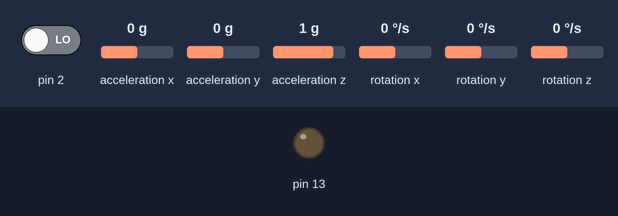
A sketch run on a simulated Arduino Uno, built with avr-gcc and run on an emulated ATmega328P. Parts: output pins drawn as LEDs (lit = HIGH). Dashed ring = blinking. The inputs (shaded band) are chosen by the test bench; at power-on: pin 2 LOW, acceleration x 0 g, acceleration y 0 g, acceleration z 1 g, rotation x 0 °/s, rotation y 0 °/s, rotation z 0 °/s. The sensor or clock chip raises its interrupt line as the real part does; what the sketch prints to the serial monitor is not drawn.

Above: at 0.1 s.
At 0.66 s:
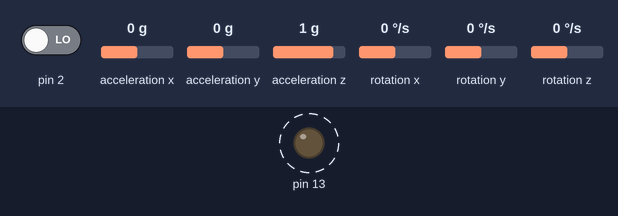
Timing chart, 0 to 3.5 s (numbered marks = the images above):
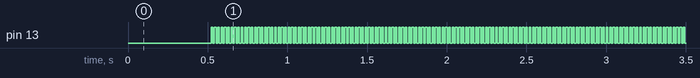

Measured:
- by itself, pin 13: alternates HIGH for 0.01 s and LOW for 0.01 s

The sketch:

MPU6050_calibration.ino
```cpp
// Arduino sketch that returns calibration offsets for MPU6050 //   Version 1.1  (31th January 2014)
// Done by Luis RÃƒÂ³denas <luisrodenaslorda@gmail.com>
// Based on the I2Cdev library and previous work by Jeff Rowberg <jeff@rowberg.net>
// Updates (of the library) should (hopefully) always be available at https://github.com/jrowberg/i2cdevlib

// These offsets were meant to calibrate MPU6050's internal DMP, but can be also useful for reading sensors.
// The effect of temperature has not been taken into account so I can't promise that it will work if you
// calibrate indoors and then use it outdoors. Best is to calibrate and use at the same room temperature.

/* ==========  LICENSE  ==================================
 I2Cdev device library code is placed under the MIT license
 Copyright (c) 2011 Jeff Rowberg

 Permission is hereby granted, free of charge, to any person obtaining a copy
 of this software and associated documentation files (the "Software"), to deal
 in the Software without restriction, including without limitation the rights
 to use, copy, modify, merge, publish, distribute, sublicense, and/or sell
 copies of the Software, and to permit persons to whom the Software is
 furnished to do so, subject to the following conditions:

 The above copyright notice and this permission notice shall be included in
 all copies or substantial portions of the Software.

 THE SOFTWARE IS PROVIDED "AS IS", WITHOUT WARRANTY OF ANY KIND, EXPRESS OR
 IMPLIED, INCLUDING BUT NOT LIMITED TO THE WARRANTIES OF MERCHANTABILITY,
 FITNESS FOR A PARTICULAR PURPOSE AND NONINFRINGEMENT. IN NO EVENT SHALL THE
 AUTHORS OR COPYRIGHT HOLDERS BE LIABLE FOR ANY CLAIM, DAMAGES OR OTHER
 LIABILITY, WHETHER IN AN ACTION OF CONTRACT, TORT OR OTHERWISE, ARISING FROM,
 OUT OF OR IN CONNECTION WITH THE SOFTWARE OR THE USE OR OTHER DEALINGS IN
 THE SOFTWARE.
 =========================================================
 */

// I2Cdev and MPU6050 must be installed as libraries
#include "I2Cdev.h"
#include "MPU6050.h"
#include "Wire.h"

///////////////////////////////////   CONFIGURATION   /////////////////////////////
//Change this 3 variables if you want to fine tune the skecth to your needs.
int buffersize=1000;     //Amount of readings used to average, make it higher to get more precision but sketch will be slower  (default:1000)
int acel_deadzone=8;     //Acelerometer error allowed, make it lower to get more precision, but sketch may not converge  (default:8)
int giro_deadzone=1;     //Giro error allowed, make it lower to get more precision, but sketch may not converge  (default:1)

// default I2C address is 0x68
// specific I2C addresses may be passed as a parameter here
// AD0 low = 0x68 (default for InvenSense evaluation board)
// AD0 high = 0x69
//MPU6050 accelgyro;
MPU6050 accelgyro(0x68); // <-- use for AD0 high

int16_t ax, ay, az,gx, gy, gz;

int mean_ax,mean_ay,mean_az,mean_gx,mean_gy,mean_gz,state=0;
int ax_offset,ay_offset,az_offset,gx_offset,gy_offset,gz_offset;

///////////////////////////////////   SETUP   ////////////////////////////////////
void setupCalibration() {
  // join I2C bus (I2Cdev library doesn't do this automatically)
  Wire.begin();
  // COMMENT NEXT LINE IF YOU ARE USING ARDUINO DUE
  //TWBR = 24; // 400kHz I2C clock (200kHz if CPU is 8MHz). Leonardo measured 250kHz.

  // initialize serial communication
  Serial.begin(115200);

  // initialize device
  accelgyro.initialize();

  // verify connection
  Serial.println(accelgyro.testConnection() ? 0 : 1);
  delay(1000);
  // reset offsets
  accelgyro.setXAccelOffset(0);
  accelgyro.setYAccelOffset(0);
  accelgyro.setZAccelOffset(0);
  accelgyro.setXGyroOffset(0);
  accelgyro.setYGyroOffset(0);
  accelgyro.setZGyroOffset(0);
}

///////////////////////////////////   LOOP   ////////////////////////////////////
void loopCalibration() {
  if (state==0){
    meansensors();
    state++;
    delay(1000);
  }

  if (state==1) {
    Serial.println(0);
    calibration();
    state++;
    delay(1000);
  }

  if (state==2) {
    meansensors();
    Serial.print("\nSensor readings with offsets:\t");
    Serial.print(ax_offset);
    Serial.print("\t");
    Serial.print(ay_offset);
    Serial.print("\t");
    Serial.print(az_offset);
    Serial.print("\t");
    Serial.print(gx_offset);
    Serial.print("\t");
    Serial.print(gy_offset);
    Serial.print("\t");
    Serial.println(gz_offset);
    /*Serial.println("\nFINISHED!");
    Serial.print("\nSensor readings with offsets:\t");
    Serial.print(mean_ax);
    Serial.print("\t");
    Serial.print(mean_ay);
    Serial.print("\t");
    Serial.print(mean_az);
    Serial.print("\t");
    Serial.print(mean_gx);
    Serial.print("\t");
    Serial.print(mean_gy);
    Serial.print("\t");
    Serial.println(mean_gz);
    Serial.print("Your offsets:\t");
    Serial.print(ax_offset);
    Serial.print("\t");
    Serial.print(ay_offset);
    Serial.print("\t");
    Serial.print(az_offset);
    Serial.print("\t");
    Serial.print(gx_offset);
    Serial.print("\t");
    Serial.print(gy_offset);
    Serial.print("\t");
    Serial.println(gz_offset);
    Serial.println("\nData is printed as: acelX acelY acelZ giroX giroY giroZ");
    Serial.println("Check that your sensor readings are close to 0 0 16384 0 0 0");
    Serial.println("If calibration was succesful write down your offsets so you can set them in your projects using something similar to mpu.setXAccelOffset(youroffset)");
    while (1);*/
  }
}

///////////////////////////////////   FUNCTIONS   ////////////////////////////////////
void meansensors(){
  long i=0,buff_ax=0,buff_ay=0,buff_az=0,buff_gx=0,buff_gy=0,buff_gz=0;

  while (i<(buffersize+101)){
    // read raw accel/gyro measurements from device
    accelgyro.getMotion6(&ax, &ay, &az, &gx, &gy, &gz);

    if (i>100 && i<=(buffersize+100)){ //First 100 measures are discarded
      buff_ax=buff_ax+ax;
      buff_ay=buff_ay+ay;
      buff_az=buff_az+az;
      buff_gx=buff_gx+gx;
      buff_gy=buff_gy+gy;
      buff_gz=buff_gz+gz;
    }
    if (i==(buffersize+100)){
      mean_ax=buff_ax/buffersize;
      mean_ay=buff_ay/buffersize;
      mean_az=buff_az/buffersize;
      mean_gx=buff_gx/buffersize;
      mean_gy=buff_gy/buffersize;
      mean_gz=buff_gz/buffersize;
    }
    i++;
    delay(2); //Needed so we don't get repeated measures
  }
}

void calibration(){
  ax_offset=-mean_ax/8;
  ay_offset=-mean_ay/8;
  az_offset=(16384-mean_az)/8;

  gx_offset=-mean_gx/4;
  gy_offset=-mean_gy/4;
  gz_offset=-mean_gz/4;
  while (1){
    int ready=0;
    accelgyro.setXAccelOffset(ax_offset);
    accelgyro.setYAccelOffset(ay_offset);
    accelgyro.setZAccelOffset(az_offset);

    accelgyro.setXGyroOffset(gx_offset);
    accelgyro.setYGyroOffset(gy_offset);
    accelgyro.setZGyroOffset(gz_offset);

    meansensors();
    Serial.println(0);

    if (abs(mean_ax)<=acel_deadzone) ready++;
    else ax_offset=ax_offset-mean_ax/acel_deadzone;

    if (abs(mean_ay)<=acel_deadzone) ready++;
    else ay_offset=ay_offset-mean_ay/acel_deadzone;

    if (abs(16384-mean_az)<=acel_deadzone) ready++;
    else az_offset=az_offset+(16384-mean_az)/acel_deadzone;

    if (abs(mean_gx)<=giro_deadzone) ready++;
    else gx_offset=gx_offset-mean_gx/(giro_deadzone+1);

    if (abs(mean_gy)<=giro_deadzone) ready++;
    else gy_offset=gy_offset-mean_gy/(giro_deadzone+1);

    if (abs(mean_gz)<=giro_deadzone) ready++;
    else gz_offset=gz_offset-mean_gz/(giro_deadzone+1);

    if (ready==6) break;
  }
}
```

Source omitted: MPU6050_measure.ino (12155 bytes)
